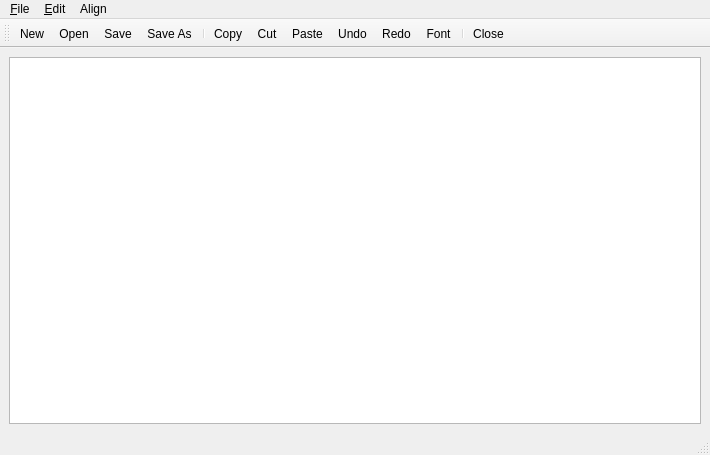
<?xml version="1.0" encoding="UTF-8"?>
<ui version="4.0">
 <class>MainWindow</class>
 <widget class="QMainWindow" name="MainWindow">
  <property name="geometry">
   <rect>
    <x>0</x>
    <y>0</y>
    <width>710</width>
    <height>455</height>
   </rect>
  </property>
  <property name="minimumSize">
   <size>
    <width>480</width>
    <height>340</height>
   </size>
  </property>
  <property name="windowTitle">
   <string>Note Pad</string>
  </property>
  <widget class="QWidget" name="centralwidget">
   <layout class="QVBoxLayout" name="verticalLayout">
    <item>
     <widget class="QTextEdit" name="txtDocument"/>
    </item>
   </layout>
  </widget>
  <widget class="QMenuBar" name="menubar">
   <property name="geometry">
    <rect>
     <x>0</x>
     <y>0</y>
     <width>710</width>
     <height>20</height>
    </rect>
   </property>
   <property name="defaultUp">
    <bool>false</bool>
   </property>
   <property name="nativeMenuBar">
    <bool>true</bool>
   </property>
   <widget class="QMenu" name="menu_File">
    <property name="toolTip">
     <string>testest</string>
    </property>
    <property name="tearOffEnabled">
     <bool>false</bool>
    </property>
    <property name="title">
     <string>&amp;File</string>
    </property>
    <property name="separatorsCollapsible">
     <bool>false</bool>
    </property>
    <property name="toolTipsVisible">
     <bool>false</bool>
    </property>
    <addaction name="actionNew"/>
    <addaction name="actionOpen"/>
    <addaction name="actionSave"/>
    <addaction name="actionSaveAs"/>
    <addaction name="separator"/>
    <addaction name="actionClose"/>
   </widget>
   <widget class="QMenu" name="menu_Edit">
    <property name="title">
     <string>&amp;Edit</string>
    </property>
    <addaction name="actionCopy"/>
    <addaction name="actionCut"/>
    <addaction name="actionPaste"/>
    <addaction name="separator"/>
    <addaction name="actionUndo"/>
    <addaction name="actionRedo"/>
    <addaction name="separator"/>
    <addaction name="actionFont"/>
    <addaction name="actionBold"/>
    <addaction name="actionItalic"/>
    <addaction name="actionUderline"/>
    <addaction name="separator"/>
   </widget>
   <widget class="QMenu" name="menu_Align">
    <property name="title">
     <string>Align</string>
    </property>
    <addaction name="actionLeftAlign"/>
    <addaction name="actionRightAlign"/>
    <addaction name="actionCenterAlign"/>
    <addaction name="actionJsutify"/>
   </widget>
   <addaction name="menu_File"/>
   <addaction name="menu_Edit"/>
   <addaction name="menu_Align"/>
  </widget>
  <widget class="QToolBar" name="toolBar">
   <property name="sizePolicy">
    <sizepolicy hsizetype="Preferred" vsizetype="Fixed">
     <horstretch>0</horstretch>
     <verstretch>0</verstretch>
    </sizepolicy>
   </property>
   <property name="minimumSize">
    <size>
     <width>0</width>
     <height>0</height>
    </size>
   </property>
   <property name="windowTitle">
    <string>toolBar</string>
   </property>
   <property name="toolButtonStyle">
    <enum>Qt::ToolButtonIconOnly</enum>
   </property>
   <attribute name="toolBarArea">
    <enum>TopToolBarArea</enum>
   </attribute>
   <attribute name="toolBarBreak">
    <bool>false</bool>
   </attribute>
   <addaction name="actionNew"/>
   <addaction name="actionOpen"/>
   <addaction name="actionSave"/>
   <addaction name="actionSaveAs"/>
   <addaction name="separator"/>
   <addaction name="actionCopy"/>
   <addaction name="actionCut"/>
   <addaction name="actionPaste"/>
   <addaction name="actionUndo"/>
   <addaction name="actionRedo"/>
   <addaction name="actionFont"/>
   <addaction name="separator"/>
   <addaction name="actionClose"/>
  </widget>
  <widget class="QStatusBar" name="statusBar"/>
  <action name="actionNew">
   <property name="checked">
    <bool>false</bool>
   </property>
   <property name="icon">
    <iconset resource="icon.qrc">
     <normaloff>:/File/images/new.png</normaloff>:/File/images/new.png</iconset>
   </property>
   <property name="text">
    <string>&amp;New</string>
   </property>
   <property name="iconText">
    <string>New</string>
   </property>
   <property name="statusTip">
    <string>New</string>
   </property>
   <property name="shortcut">
    <string>Ctrl+N</string>
   </property>
   <property name="menuRole">
    <enum>QAction::TextHeuristicRole</enum>
   </property>
   <property name="iconVisibleInMenu">
    <bool>true</bool>
   </property>
   <property name="priority">
    <enum>QAction::LowPriority</enum>
   </property>
  </action>
  <action name="actionOpen">
   <property name="icon">
    <iconset resource="icon.qrc">
     <normaloff>:/File/images/open.png</normaloff>:/File/images/open.png</iconset>
   </property>
   <property name="text">
    <string>&amp;Open</string>
   </property>
   <property name="statusTip">
    <string>Open</string>
   </property>
   <property name="shortcut">
    <string>Ctrl+O</string>
   </property>
  </action>
  <action name="actionSave">
   <property name="icon">
    <iconset resource="icon.qrc">
     <normaloff>:/File/images/save.png</normaloff>:/File/images/save.png</iconset>
   </property>
   <property name="text">
    <string>&amp;Save</string>
   </property>
   <property name="statusTip">
    <string>Save</string>
   </property>
   <property name="shortcut">
    <string>Ctrl+S</string>
   </property>
  </action>
  <action name="actionSaveAs">
   <property name="icon">
    <iconset resource="icon.qrc">
     <normaloff>:/File/images/save_as.png</normaloff>:/File/images/save_as.png</iconset>
   </property>
   <property name="text">
    <string>Save &amp;As...</string>
   </property>
   <property name="statusTip">
    <string>Save As</string>
   </property>
  </action>
  <action name="actionClose">
   <property name="icon">
    <iconset resource="icon.qrc">
     <normaloff>:/File/images/exit.png</normaloff>:/File/images/exit.png</iconset>
   </property>
   <property name="text">
    <string>&amp;Close</string>
   </property>
   <property name="statusTip">
    <string>Exit</string>
   </property>
   <property name="shortcut">
    <string>Ctrl+F4</string>
   </property>
  </action>
  <action name="actionCut">
   <property name="icon">
    <iconset resource="icon.qrc">
     <normaloff>:/Edit/images/cut.png</normaloff>:/Edit/images/cut.png</iconset>
   </property>
   <property name="text">
    <string>Cu&amp;t</string>
   </property>
   <property name="statusTip">
    <string>Cut</string>
   </property>
   <property name="shortcut">
    <string>Ctrl+X</string>
   </property>
  </action>
  <action name="actionCopy">
   <property name="icon">
    <iconset resource="icon.qrc">
     <normaloff>:/Edit/images/copy.png</normaloff>:/Edit/images/copy.png</iconset>
   </property>
   <property name="text">
    <string>&amp;Copy</string>
   </property>
   <property name="statusTip">
    <string>Copy</string>
   </property>
   <property name="shortcut">
    <string>Ctrl+C</string>
   </property>
  </action>
  <action name="actionPaste">
   <property name="icon">
    <iconset resource="icon.qrc">
     <normaloff>:/Edit/images/paste.png</normaloff>:/Edit/images/paste.png</iconset>
   </property>
   <property name="text">
    <string>&amp;Paste</string>
   </property>
   <property name="statusTip">
    <string>Paste</string>
   </property>
   <property name="shortcut">
    <string>Ctrl+V</string>
   </property>
  </action>
  <action name="actionUndo">
   <property name="icon">
    <iconset resource="icon.qrc">
     <normaloff>:/Edit/images/edit_undo.png</normaloff>:/Edit/images/edit_undo.png</iconset>
   </property>
   <property name="text">
    <string>Undo</string>
   </property>
   <property name="statusTip">
    <string>Undo</string>
   </property>
   <property name="shortcut">
    <string>Ctrl+Z</string>
   </property>
  </action>
  <action name="actionRedo">
   <property name="icon">
    <iconset resource="icon.qrc">
     <normaloff>:/Edit/images/edit_redo.png</normaloff>:/Edit/images/edit_redo.png</iconset>
   </property>
   <property name="text">
    <string>Redo</string>
   </property>
   <property name="statusTip">
    <string>Redo</string>
   </property>
   <property name="shortcut">
    <string>Ctrl+Y</string>
   </property>
  </action>
  <action name="actionFont">
   <property name="icon">
    <iconset resource="icon.qrc">
     <normaloff>:/Edit/images/font.png</normaloff>:/Edit/images/font.png</iconset>
   </property>
   <property name="text">
    <string>&amp;Font</string>
   </property>
   <property name="statusTip">
    <string>Font</string>
   </property>
  </action>
  <action name="actionBold">
   <property name="checkable">
    <bool>true</bool>
   </property>
   <property name="icon">
    <iconset>
     <normaloff>images/bold.png</normaloff>images/bold.png</iconset>
   </property>
   <property name="text">
    <string>&amp;Bold</string>
   </property>
   <property name="statusTip">
    <string>Bold</string>
   </property>
  </action>
  <action name="actionItalic">
   <property name="checkable">
    <bool>true</bool>
   </property>
   <property name="icon">
    <iconset resource="icon.qrc">
     <normaloff>:/Edit/images/italic.png</normaloff>:/Edit/images/italic.png</iconset>
   </property>
   <property name="text">
    <string>&amp;Italic</string>
   </property>
   <property name="statusTip">
    <string>Italic</string>
   </property>
  </action>
  <action name="actionUderline">
   <property name="checkable">
    <bool>true</bool>
   </property>
   <property name="icon">
    <iconset resource="icon.qrc">
     <normaloff>:/Edit/images/underline.png</normaloff>:/Edit/images/underline.png</iconset>
   </property>
   <property name="text">
    <string>&amp;Uderline</string>
   </property>
   <property name="statusTip">
    <string>Uderline</string>
   </property>
  </action>
  <action name="actionLeftAlign">
   <property name="icon">
    <iconset resource="icon.qrc">
     <normaloff>:/Align/images/align-left.png</normaloff>:/Align/images/align-left.png</iconset>
   </property>
   <property name="text">
    <string>Left Align</string>
   </property>
  </action>
  <action name="actionRightAlign">
   <property name="icon">
    <iconset resource="icon.qrc">
     <normaloff>:/Align/images/align-right.png</normaloff>:/Align/images/align-right.png</iconset>
   </property>
   <property name="text">
    <string>Right Align</string>
   </property>
  </action>
  <action name="actionCenterAlign">
   <property name="icon">
    <iconset resource="icon.qrc">
     <normaloff>:/Align/images/align-center.png</normaloff>:/Align/images/align-center.png</iconset>
   </property>
   <property name="text">
    <string>Center Align</string>
   </property>
  </action>
  <action name="actionJsutify">
   <property name="icon">
    <iconset resource="icon.qrc">
     <normaloff>:/Align/images/align-justify.png</normaloff>:/Align/images/align-justify.png</iconset>
   </property>
   <property name="text">
    <string>Jsutify</string>
   </property>
  </action>
 </widget>
 <resources>
  <include location="icon.qrc"/>
 </resources>
 <connections/>
</ui>
